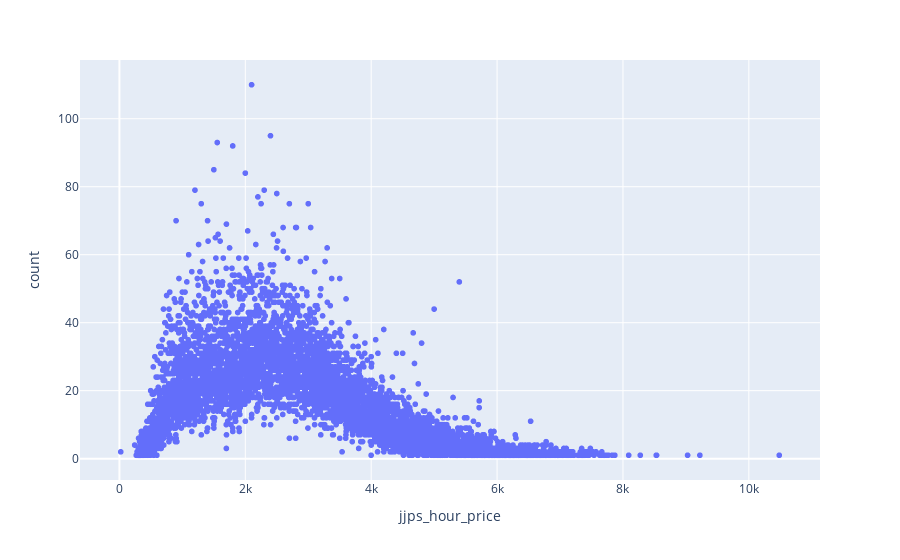

Notebook cell for this chart:
### Code cell
fig = px.scatter(jjps01_price_count, x="jjps_hour_price", y="count")
fig.show()

### Figure 1 — Plotly figure (JSON) as saved in the notebook; plotly's stock layout.template omitted (floating-point values rounded to 4 significant figures; data arrays with more than 128 entries replaced by an {"elided": "..."} marker saying what was removed)
{"data": [{"hovertemplate": "jjps_hour_price=%{x}<br>count=%{y}<extra></extra>", "legendgroup": "", "marker": {"color": "#636efa", "symbol": "circle"}, "mode": "markers", "name": "", "showlegend": false, "type": "scattergl", "x": {"elided": "5980 int values"}, "xaxis": "x", "y": {"elided": "5980 int values"}, "yaxis": "y"}], "layout": {"autosize": true, "legend": {"tracegroupgap": 0}, "margin": {"t": 60}, "xaxis": {"anchor": "y", "autorange": true, "domain": [0, 1], "range": [-597.3, 11100.0], "title": {"text": "jjps_hour_price"}, "type": "linear"}, "yaxis": {"anchor": "x", "autorange": true, "domain": [0, 1], "range": [-7.44, 118.4], "title": {"text": "count"}, "type": "linear"}}}
